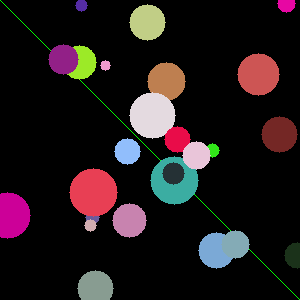
#> input picture PyImageSearch/circles.png, 300 x 300 px
$ python mask.py --image ../circles.png
#> lines starting #> are read from the running program, lines starting #| are printed output that depends on the picture; after the words box and inside, x2 and y2 are one past the last pixel; in counts of white or black regions, pixels touching at a corner belong together
import cv2
import numpy as np
import argparse

ap = argparse.ArgumentParser()
ap.add_argument("-i", "--image", required = True, help = "Path to iamge")
args = vars(ap.parse_args())

image = cv2.imread(args["image"])
#> image is the input picture: shape (300, 300, 3); mean B, G, R 26.8, 25, 33.9
cv2.imshow("Original Image", image)
mask = np.zeros(image.shape[:2], dtype = 'uint8')
(cX, cY) = (image.shape[1] // 2, image.shape[0] // 2)
#> cX = 150; cY = 150
cv2.rectangle(mask, (cX - 75, cY - 75), (cX + 75, cY + 75), 255, -1)
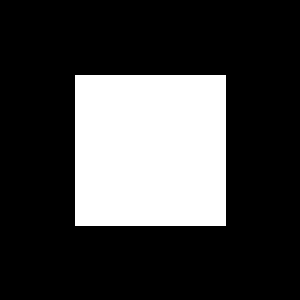
#> mask: shape (300, 300); 25.3% white; 1 white region, box (x1, y1, x2, y2) and area: (75, 75, 226, 226) 22801
cv2.imshow("Mask", mask)
masked = cv2.bitwise_and(image, image, mask = mask)
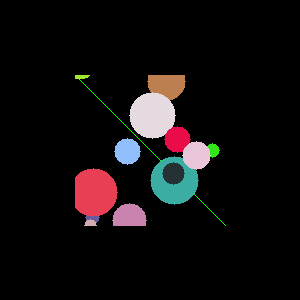
#> masked: shape (300, 300, 3); mean B, G, R 13.9, 13.4, 16.7
cv2.imwrite("maskedImage.jpg", masked)
cv2.imshow("Mask applied Image", masked)
cv2.waitKey(0)
